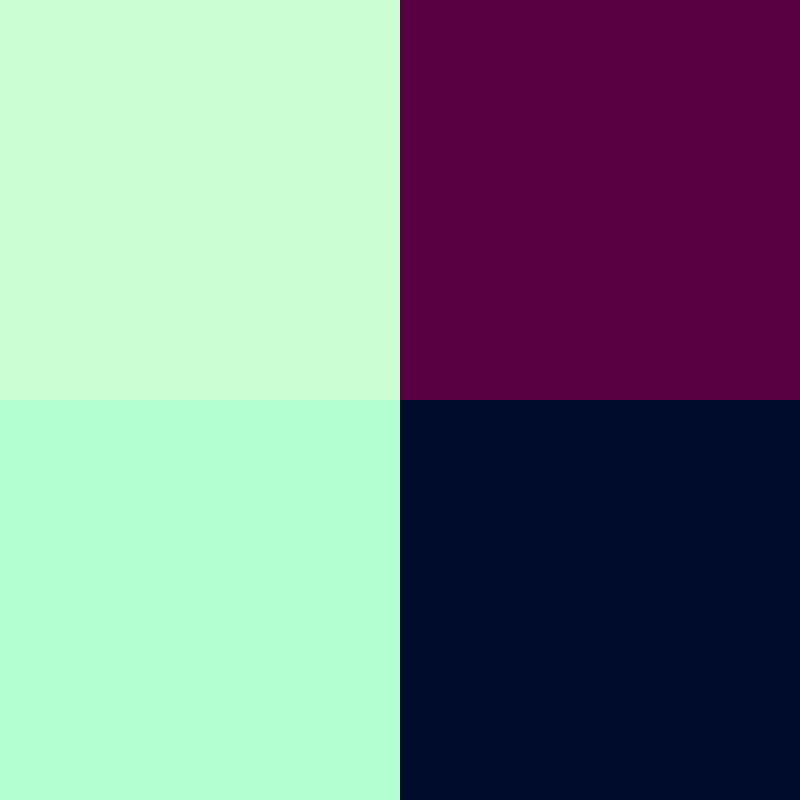
Frame 1 (no input)
Frame 60 (no input): identical to frame 1, image omitted
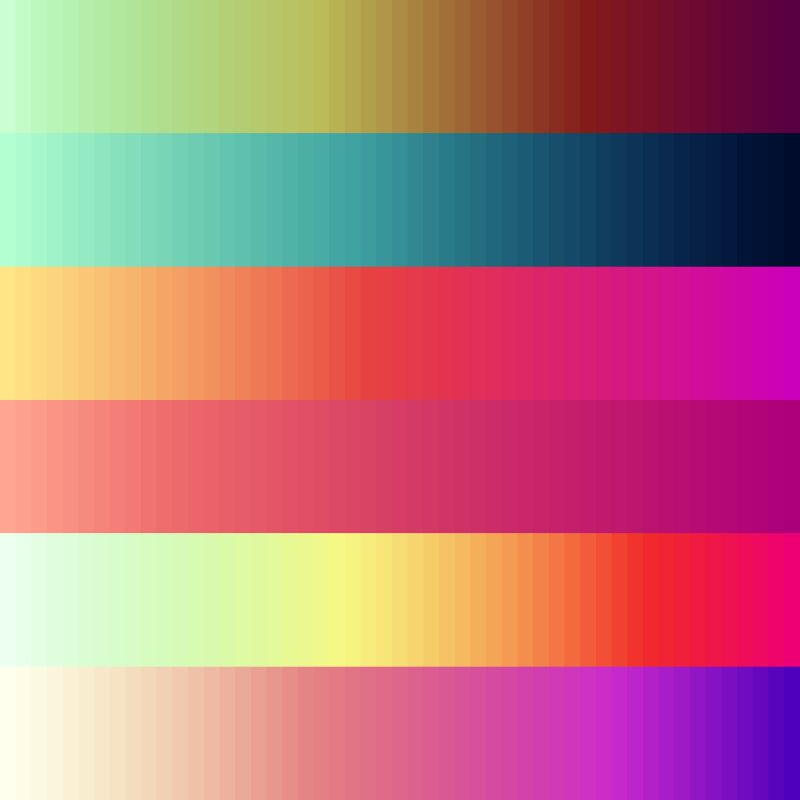
Frame 120 (the mouse pressed at the canvas centre since frame 60)

The p5.js sketch that drew these frames (run headless with seeded random() and noise() and a simulated clock; from frame 60 on, the mouse is pressed at the canvas centre):

// p5.js sketch
// ── sketch.js
var tileCountX = 20;
var tileCountY = 10;

var colorsLeft = []
var colorsRight = [];
var colors = [];

function setup() {
    createCanvas(800, 800);
    colorMode(HSB, 360, 100, 100);
    noStroke();
    shakeColors();
}

function draw() {
    //map the tile count x and y to the mouse position
    tileCountX = int(map(mouseX, 0, width, 2, 100));
    tileCountY = int(map(mouseY, 0, height, 2, 10));

    var tileWidth = width / tileCountX;
    var tileHeight = height / tileCountY;

    var interCol;
    colors = [];

    for (var gridY = 0; gridY < tileCountY; gridY++) {
        var col1 = colorsLeft[gridY];
        var col2 = colorsRight[gridY];

        for (var gridX = 0; gridX < tileCountX; gridX++) {
            var amount = map(gridX, 0, tileCountX - 1, 0, 1);
            interCol = lerpColor(col1, col2, amount);
            fill(interCol);

            var posX = tileWidth * gridX;
            var posY = tileHeight * gridY;
            rect(posX, posY, tileWidth, tileHeight);

            colors.push(interCol);
        }
    }
}

function shakeColors() {
    for (var i = 0; i < tileCountY; i++) {
        colorsLeft[i] = color(random(0, 180), random(0, 100), 100);
        colorsRight[i] = color(random(180, 360), 100, random(0, 100));
    }
}
